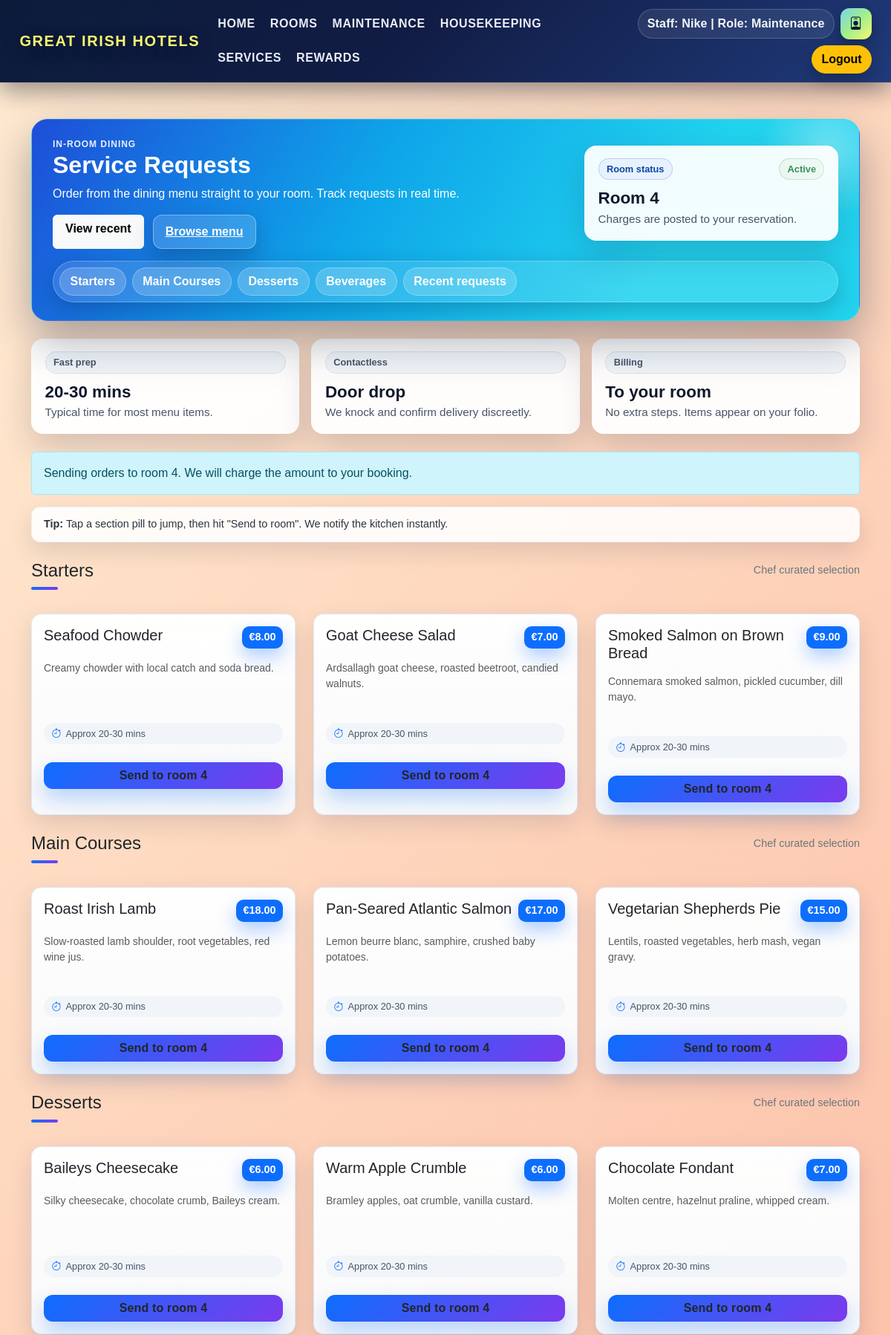
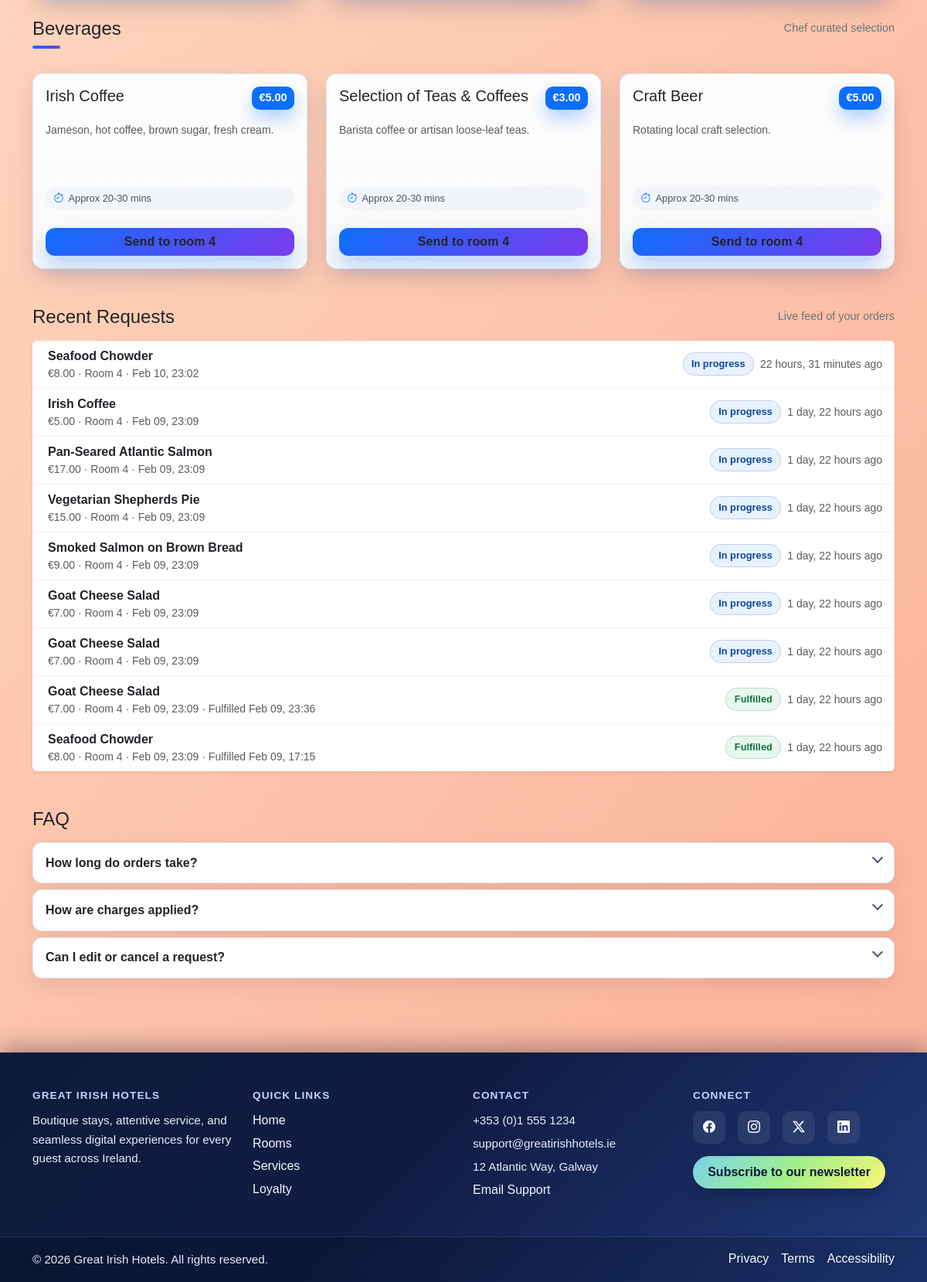
Screenshot of /services/ (signed in) with the database file from the repository (2 pictures, top to bottom).
### core/models.py (models this page shows, shortened)
class Staff(models.Model):
	name = models.CharField(max_length=100)
	role = models.ForeignKey('Role', on_delete=models.SET_NULL, null=True)
	email = models.EmailField(unique=True)
	password_hash = models.CharField(max_length=128)

class Role(models.Model):
	ROLE_CATEGORY_CHOICES = [
		('admin', 'Admin'),
		('guest', 'Guest'),
		('staff', 'Staff'),
	]
	name = models.CharField(max_length=50, unique=True)
	category = models.CharField(max_length=10, choices=ROLE_CATEGORY_CHOICES, default='staff')

class Reservation(models.Model):
	guest = models.ForeignKey(Guest, on_delete=models.CASCADE)
	room = models.ForeignKey(Room, on_delete=models.CASCADE)
	check_in = models.DateField()
	check_out = models.DateField()
	status = models.CharField(max_length=20, choices=[
		("confirmed", "Confirmed"),
		("checked-in", "Checked-in"),
		("checked-out", "Checked-out"),
		("cancelled", "Cancelled")
	])
	total_charges = models.DecimalField(max_digits=10, decimal_places=2, default=0)
	used_points_discount = models.BooleanField(default=False)
	points_redeemed = models.IntegerField(default=0)
	points_awarded = models.BooleanField(default=False)

class Room(models.Model):
	number = models.CharField(max_length=10)
	floor = models.IntegerField()
	type = models.CharField(max_length=50)
	beds = models.IntegerField(default=1)
	rate = models.DecimalField(max_digits=8, decimal_places=2)
	smoking_allowed = models.BooleanField(default=False)
	available = models.BooleanField(default=True)
	image = CloudinaryField('room-image', folder='rooms', blank=True, null=True)

class ServiceRequest(models.Model):
	guest = models.ForeignKey(Guest, on_delete=models.CASCADE)
	reservation = models.ForeignKey(Reservation, on_delete=models.CASCADE)
	request_type = models.CharField(max_length=50)
	timestamp = models.DateTimeField(auto_now_add=True)
	fulfilled_time = models.DateTimeField(null=True, blank=True)
	charge = models.DecimalField(max_digits=8, decimal_places=2, default=0)

### core/views.py (the view, shortened to what this page needs)
# urls.py: path('services/', services, name='services'),
@require_guest_or_staff('Reception')
def services(request):
	actor = resolve_actor(request)
	context = get_user_context(request)
	menu_sections = [
		{
			'title': 'Starters',
			'items': [
				{'name': 'Seafood Chowder', 'price': Decimal('8.00'), 'description': 'Creamy chowder with local catch and soda bread.'},
				{'name': 'Goat Cheese Salad', 'price': Decimal('7.00'), 'description': 'Ardsallagh goat cheese, roasted beetroot, candied walnuts.'},
				{'name': 'Smoked Salmon on Brown Bread', 'price': Decimal('9.00'), 'description': 'Connemara smoked salmon, pickled cucumber, dill mayo.'},
			],
		},
		{
			'title': 'Main Courses',
			'items': [
				{'name': 'Roast Irish Lamb', 'price': Decimal('18.00'), 'description': 'Slow-roasted lamb shoulder, root vegetables, red wine jus.'},
				{'name': 'Pan-Seared Atlantic Salmon', 'price': Decimal('17.00'), 'description': 'Lemon beurre blanc, samphire, crushed baby potatoes.'},
				{'name': 'Vegetarian Shepherds Pie', 'price': Decimal('15.00'), 'description': 'Lentils, roasted vegetables, herb mash, vegan gravy.'},
			],
		},
		{
			'title': 'Desserts',
			'items': [
				{'name': 'Baileys Cheesecake', 'price': Decimal('6.00'), 'description': 'Silky cheesecake, chocolate crumb, Baileys cream.'},
				{'name': 'Warm Apple Crumble', 'price': Decimal('6.00'), 'description': 'Bramley apples, oat crumble, vanilla custard.'},
				{'name': 'Chocolate Fondant', 'price': Decimal('7.00'), 'description': 'Molten centre, hazelnut praline, whipped cream.'},
			],
		},
		{
			'title': 'Beverages',
			'items': [
				{'name': 'Irish Coffee', 'price': Decimal('5.00'), 'description': 'Jameson, hot coffee, brown sugar, fresh cream.'},
				{'name': 'Selection of Teas & Coffees', 'price': Decimal('3.00'), 'description': 'Barista coffee or artisan loose-leaf teas.'},
				{'name': 'Craft Beer', 'price': Decimal('5.00'), 'description': 'Rotating local craft selection.'},
			],
		},
	]
	menu_lookup = {item['name']: item['price'] for section in menu_sections for item in section['items']}
	active_reservation = None
	if actor['guest']:
		active_reservation = (
			Reservation.objects
			.filter(guest=actor['guest'], status__in=['confirmed', 'checked-in'])
			.select_related('room')
			.order_by('-check_in')
			.first()
		)
	order_form = ServiceOrderForm(request.POST or None, allowed_items=list(menu_lookup.keys())) if actor['guest'] else None
	if actor['guest'] and order_form is None:
		order_form = ServiceOrderForm(allowed_items=list(menu_lookup.keys()))
	if actor['guest']:
		service_requests = (
			ServiceRequest.objects
			.filter(guest=actor['guest'])
			.select_related('reservation__room')
			.order_by('-timestamp')
		)
	else:
		service_requests = ServiceRequest.objects.select_related('guest', 'reservation__room').order_by('-timestamp')
	context.update({
		'service_requests': service_requests,
		'menu_sections': menu_sections,
		'active_reservation': active_reservation,
		'is_guest_view': bool(actor['guest']),
		'order_form': order_form,
	})
	return render(request, 'services.html', context)

### core/templates/services.html (shortened to what this page needs)
<!DOCTYPE html>
<html lang="en">
<head>
    <link href="https://cdn.jsdelivr.net/npm/bootstrap@5.3.2/dist/css/bootstrap.min.css" rel="stylesheet">
    <link href="https://cdn.jsdelivr.net/npm/bootstrap-icons@1.11.3/font/bootstrap-icons.css" rel="stylesheet">
    <link rel="stylesheet" href="/static/style.css">
</head>
<body class="bg-light">
    {% include "header.html" %}
    <main class="container py-5 services-page">
        <div class="services-hero mb-4">
            <div class="row g-3 align-items-center">
                <div class="col-lg-8">
                    <div class="eyebrow">In-room dining</div>
                    <h2 class="fw-bold mb-2">Service Requests</h2>
                    <p class="mb-3">Order from the dining menu straight to your room. Track requests in real time.</p>
                    <div class="hero-cta">
                        <a class="btn btn-light fw-bold px-3" href="#recent">View recent</a>
                        <a class="btn-ghost" href="#section-1">Browse menu</a>
                    </div>
                </div>
                <div class="col-lg-4">
                    <div class="stat-card">
                        <div class="d-flex justify-content-between align-items-center">
                            <span class="pill info">Room status</span>
                            {% if active_reservation %}
                                <span class="pill success">Active</span>
                            {% else %}
                                <span class="pill muted">Not set</span>
                            {% endif %}
                        </div>
                        <div class="stat-value mt-2">{% if active_reservation %}Room {{ active_reservation.room.number }}{% else %}No room linked{% endif %}</div>
                        <div class="stat-label">Charges are posted to your reservation.</div>
                    </div>
                </div>
            </div>
            <div class="d-flex menu-nav mt-3">
                {% for section in menu_sections %}
                    <a href="#section-{{ forloop.counter }}">{{ section.title }}</a>
                {% endfor %}
                <a href="#recent">Recent requests</a>
            </div>
        </div>
        <div class="row g-3 mb-4">
            <div class="col-md-4">
                <div class="stat-card h-100">
                    <div class="pill muted mb-2">Fast prep</div>
                    <div class="stat-value">20-30 mins</div>
                    <div class="stat-label">Typical time for most menu items.</div>
                </div>
            </div>
            <div class="col-md-4">
                <div class="stat-card h-100">
                    <div class="pill muted mb-2">Contactless</div>
                    <div class="stat-value">Door drop</div>
                    <div class="stat-label">We knock and confirm delivery discreetly.</div>
                </div>
            </div>
            <div class="col-md-4">
                <div class="stat-card h-100">
                    <div class="pill muted mb-2">Billing</div>
                    <div class="stat-value">To your room</div>
                    <div class="stat-label">No extra steps. Items appear on your folio.</div>
                </div>
            </div>
        </div>
        {% if is_guest_view %}
            {% if not active_reservation %}
                <div class="alert alert-warning" role="alert">
                    You need an active reservation to place an in-room order.
                </div>
            {% else %}
                <div class="alert alert-info" role="alert">
                    Sending orders to room {{ active_reservation.room.number }}. We will charge the amount to your booking.
                </div>
            {% endif %}
            <div class="cta-hint mb-4">
                <strong>Tip:</strong> Tap a section pill to jump, then hit "Send to room". We notify the kitchen instantly.
            </div>
            <section class="mb-5">
                <div class="row g-4">
                    {% for section in menu_sections %}
                        <div class="col-12" id="section-{{ forloop.counter }}">
                            <div class="d-flex align-items-center justify-content-between mb-2">
                                <h4 class="mb-0">{{ section.title }}</h4>
                                <span class="subtle-text">Chef curated selection</span>
                            </div>
                            <div class="section-accent mb-2"></div>
                        </div>
                        {% for item in section.items %}
                            <div class="col-md-6 col-lg-4">
                                <div class="menu-card h-100">
                                    <div class="card-body d-flex flex-column">
                                        <div class="d-flex justify-content-between align-items-start mb-2">
                                            <h5 class="card-title mb-0">{{ item.name }}</h5>
                                            <span class="price-tag">€{{ item.price|floatformat:2 }}</span>
                                        </div>
                                        <p class="text-muted small flex-grow-1 item-desc">{{ item.description }}</p>
                                        <div class="menu-meta mb-2"><i class="bi bi-stopwatch"></i><span>Approx 20-30 mins</span></div>
                                        <form method="post" class="mt-2">
                                            <button class="btn btn-order w-100" type="submit" {% if not active_reservation %}disabled{% endif %}>Send to room{% if active_reservation %} {{ active_reservation.room.number }}{% endif %}</button>
                                        </form>
                                    </div>
                                </div>
                            </div>
                        {% endfor %}
                    {% endfor %}
                </div>
            </section>
        {% else %}
            <div class="alert alert-info" role="alert">
                Reception view - showing all service requests across guests.
            </div>
        {% endif %}
        <section id="recent">
            <div class="d-flex justify-content-between align-items-center mb-3">
                <h4 class="mb-0">Recent Requests</h4>
                <span class="subtle-text">Live feed of your orders</span>
            </div>
            <ul class="list-group shadow-sm request-list">
                {% for request in service_requests %}
                    <li class="list-group-item">
                        <div>
                            <div class="fw-semibold">{{ request.request_type }}</div>
                            <div class="text-muted small">
                                €{{ request.charge|floatformat:2 }}
                                {% if request.reservation and request.reservation.room %} · Room {{ request.reservation.room.number }}{% endif %}
                                · {{ request.timestamp|date:"M d, H:i" }}
                                {% if request.fulfilled_time %} · Fulfilled {{ request.fulfilled_time|date:"M d, H:i" }}{% endif %}
                            </div>
                        </div>
                        <div class="d-flex align-items-center gap-2 justify-content-end">
                            {% if request.fulfilled_time %}
                                <span class="pill success">Fulfilled</span>
                            {% else %}
                                <span class="pill info">In progress</span>
                            {% endif %}
                            <span class="text-muted small">{{ request.timestamp|timesince }} ago</span>
                        </div>
                    </li>
                {% empty %}
                    <li class="list-group-item text-center">No service requests found.</li>
                {% endfor %}
            </ul>
        </section>
        <section class="faq-card my-5">
            <h4 class="mb-3">FAQ</h4>
            <div class="d-flex flex-column gap-2">
                <details>
                    <summary>How long do orders take?</summary>
                </details>
                <details>
                    <summary>How are charges applied?</summary>
                </details>
                <details>
                    <summary>Can I edit or cancel a request?</summary>
                </details>
            </div>
        </section>
    </main>
    {% include "footer.html" %}
</body>
</html>

### core/templates/header.html (shortened to what this page needs)
<header class="site-header">
    <nav class="navbar navbar-expand-xl navbar-dark gi-navbar fixed-top">
        <div class="container-xxl">
            <a class="navbar-brand" href="/">Great Irish Hotels</a>
            <div class="collapse navbar-collapse" id="mainNavbar">
                <ul class="navbar-nav align-items-lg-center mx-auto mb-3 mb-lg-0 gap-lg-1">
                    <li class="nav-item"><a class="nav-link gi-nav-link" href="/">Home</a></li>
                    <li class="nav-item"><a class="nav-link gi-nav-link" href="/rooms/">Rooms</a></li>
                    {% if request.user.is_authenticated and request.user.is_staff or staff_role == 'Maintenance' or staff_role == 'Reception' or guest_name %}
                        <li class="nav-item"><a class="nav-link gi-nav-link" href="{% url 'maintenance_list' %}">Maintenance</a></li>
                    {% endif %}
                    {% if request.user.is_authenticated and request.user.is_staff or staff_role == 'Housekeeper' or staff_role == 'Reception' or guest_name %}
                        <li class="nav-item"><a class="nav-link gi-nav-link" href="{% url 'housekeeping_list' %}">Housekeeping</a></li>
                    {% endif %}
                    {% if guest_name %}
                        <li class="nav-item"><a class="nav-link gi-nav-link" href="/services/">Services</a></li>
                    {% endif %}
                    <li class="nav-item"><a class="nav-link gi-nav-link" href="{% url 'loyalty' %}">Rewards</a></li>
                </ul>
                <div class="header-actions d-flex align-items-center gap-2">
                    {% if staff_name and staff_role %}
                        <span class="header-pill">Staff: {{ staff_name }} | Role: {{ staff_role }}</span>
                        {% if request.resolver_match.url_name != 'user_profile' %}
                            <a href="{% url 'user_profile' %}" class="header-icon" title="View/Edit Profile">
                                <i class="bi bi-person-badge"></i>
                            </a>
                        {% endif %}
                        <a href="/logout/" class="btn btn-warning logout-trigger">Logout</a>
                    {% endif %}
                </div>
            </div>
        </div>
    </nav>
</header>

### rows the page displays
Staff: name "Nike"
Role: name "Maintenance"
Reservation: room.number "4", room.number "4" "4" "4" "4" "4" "4" "4" "4"
ServiceRequest: name "Smoked Salmon on Brown Bread", price "9.00", description "Connemara smoked salmon, pickled cucumber, dill mayo.", request_type "Smoked Salmon on Brown Bread", charge "9.00", reservation.room.number "4", timestamp "Feb 09, 23:09", shows "In progress", timestamp "1 day, 22 hours"
ServiceRequest: name "Pan-Seared Atlantic Salmon", price "17.00", description "Lemon beurre blanc, samphire, crushed baby potatoes.", request_type "Pan-Seared Atlantic Salmon", charge "17.00", reservation.room.number "4", timestamp "Feb 09, 23:09", shows "In progress", timestamp "1 day, 22 hours"
ServiceRequest: name "Vegetarian Shepherds Pie", price "15.00", description "Lentils, roasted vegetables, herb mash, vegan gravy.", request_type "Vegetarian Shepherds Pie", charge "15.00", reservation.room.number "4", timestamp "Feb 09, 23:09", shows "In progress", timestamp "1 day, 22 hours"
ServiceRequest: name "Irish Coffee", price "5.00", description "Jameson, hot coffee, brown sugar, fresh cream.", request_type "Irish Coffee", charge "5.00", reservation.room.number "4", timestamp "Feb 09, 23:09", shows "In progress", timestamp "1 day, 22 hours"
ServiceRequest: request_type "Seafood Chowder", charge "8.00", reservation.room.number "4", timestamp "Feb 10, 23:02", shows "In progress", timestamp "22 hours, 31 minutes"
ServiceRequest: request_type "Goat Cheese Salad", charge "7.00", reservation.room.number "4", timestamp "Feb 09, 23:09", shows "In progress", timestamp "1 day, 22 hours"
ServiceRequest: request_type "Goat Cheese Salad", charge "7.00", reservation.room.number "4", timestamp "Feb 09, 23:09", shows "In progress", timestamp "1 day, 22 hours"
ServiceRequest: request_type "Goat Cheese Salad", charge "7.00", reservation.room.number "4", timestamp "Feb 09, 23:09", fulfilled_time "Feb 09, 23:36", shows "Fulfilled", timestamp "1 day, 22 hours"
ServiceRequest: request_type "Seafood Chowder", charge "8.00", reservation.room.number "4", timestamp "Feb 09, 23:09", fulfilled_time "Feb 09, 17:15", shows "Fulfilled", timestamp "1 day, 22 hours"

### other values shown
{{ section.title }} "Starters" "Main Courses" "Desserts" "Beverages"
{{ item.name }} "Seafood Chowder" "Goat Cheese Salad" "Roast Irish Lamb" "Baileys Cheesecake" "Warm Apple Crumble" "Chocolate Fondant" "Selection of Teas & Coffees" "Craft Beer"
{{ item.price|floatformat:2 }} "8.00" "7.00" "18.00" "6.00" "6.00" "7.00" "3.00" "5.00"
{{ item.description }} "Creamy chowder with local catch and soda bread." "Ardsallagh goat cheese, roasted beetroot, candied walnuts." "Slow-roasted lamb shoulder, root vegetables, red wine jus." "Silky cheesecake, chocolate crumb, Baileys cream." "Bramley apples, oat crumble, vanilla custard." "Molten centre, hazelnut praline, whipped cream." "Barista coffee or artisan loose-leaf teas." "Rotating local craft selection."
